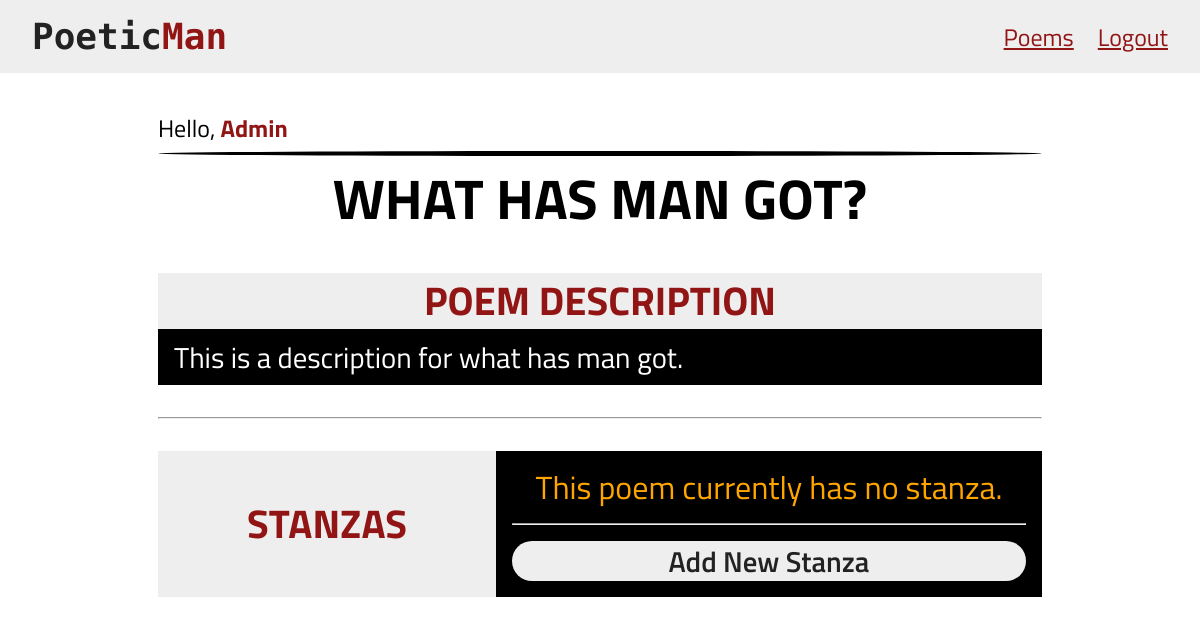
Page /poems/1 (signed in) on the committed database.
### app/models.py (models this page shows, shortened)
class User(UserMixin, db.Model):
    __tablename__ = 'users'
    id = db.Column(db.Integer, primary_key=True)
    username = db.Column(db.String(100), unique=True)
    password = db.Column(db.String(128), unique=True)
    password_hash = db.Column(db.String(255))
    birth_date = db.Column(db.Date)
    is_admin = db.Column(db.Boolean, default=False)
    @property
    def password(self):
        """Restrict read access on plain text password."""
        raise AttributeError('Password is not a readable attribute.')
    @password.setter
    def password(self, password):
        self.password_hash = generate_password_hash(password)
    admin = db.relationship('Admin', backref='users', uselist=False)
    comments = db.relationship('Comment', backref='users', lazy='dynamic')

class Poem(db.Model):
    __tablename__ = 'poems'
    id = db.Column(db.Integer, primary_key=True)
    author_id = db.Column(db.Integer, db.ForeignKey('admins.id'))
    title = db.Column(db.String(255), nullable=False, unique=True)
    description = db.Column(db.Text, unique=True)
    category_id = db.Column(db.Integer, db.ForeignKey('categories.id'))
    rating = db.Column(db.Float, default=0.0)
    premium = db.Column(db.Boolean, default=False)
    crafted_on = db.Column(db.DateTime(timezone=True),
                           server_default=func.now())
    stanzas = db.relationship('Stanza', backref='poems', lazy='dynamic')
    comments = db.relationship('Comment', backref='poems', lazy='dynamic')

### app/views.py (the view)
@app.route('/poems/<int:poem_id>', methods=['GET', 'POST'])
@login_required
def show_poem(poem_id):
    poem = Poem.query.get(poem_id)
    if not current_user.is_admin and poem.premium:
        flash('This poem is only available to premium users.')
        return redirect(url_for('show_poems'))
    return render_template('poems/poem.html', poem=poem)

### app/models.py (called while the page is built)
@login_manager.user_loader
def load_user(user_id):
    return User.query.get(int(user_id))

### app/templates/poems/poem.html (shortened to what this page needs)
{% extends "base.html" %} {% block title %} {{poem.title}} {% endblock title %}
{% block main_content %}
<h1 class="main-content__title">{{poem.title|upper}}</h1>
<div class="poem-desc">
  <h3 class="poem-desc__heading">Poem Description</h3>
  <p class="poem-desc__content">{{poem.description|capitalize}}</p>
</div>
<hr />
<div class="poem-stanzas">
  <h3 class="poem-stanzas__heading">Stanzas</h3>
  <div class="poem-stanzas__container">
    {% if poem.stanzas.all()|length == 0 %}
    <p class="no-stanza-text">This poem currently has no stanza.</p>
    {% endif %} {% if current_user.is_admin %}
    <hr width="100%" />
    <a href="/poems/{{poem.id}}/add_stanza" class="add-stanza"
      >Add New Stanza</a
    >
    {% endif %}
  </div>
</div>
{% endblock main_content %}

### app/templates/base.html (shortened to what this page needs)
<!DOCTYPE html>
<html lang="en">
  <head>
    <link
      rel="stylesheet"
      href="{{ url_for('static', filename='css/main.css') }}"
      type="text/css"
    />
  </head>
  <body>
    <header class="app-header">
      <h3 class="app-logo">Poetic<span class="redden">Man</span></h3>
      <nav class="app-navbar">
        <a
          href="/{{ 'poems' if current_user.is_authenticated else '' }}"
          class="app-nav__item"
        >
          {{ 'Poems' if current_user.is_authenticated else 'Home' }}
        </a>
        <a href="/{{ 'logout' if current_user.is_authenticated else 'login' }}">
          {{ 'Logout' if current_user.is_authenticated else 'Login' }}
        </a>
      </nav>
    </header>
    <main class="app-main__content">
      <p class="welcome-text">
        Hello, {% if current_user.is_authenticated %}
        <span class="redden">{{current_user.username|capitalize}}</span>
        {% else %}
        <span class="redden">Stranger</span>
        {% endif %}
      </p>
      <hr class="black-liner" />
      {% block main_content %} {% endblock main_content %}
    </main>
  </body>
</html>

### app/static/css/main.css (style rules this page uses)
* { box-sizing: border-box; margin: 0; padding: 0; }
body { font-family: "Titillium Web", sans-serif; color: #000; position: relative; min-height: 100vh; }
.app-header { display: flex; justify-content: space-between; align-items: center; padding: 1rem 2rem; gap: 2.5rem; flex-wrap: wrap; background-color: #eee; position: sticky; top: 0; z-index: 2; }
.app-logo { color: #222; font-family: "Monoton", cursive; font-size: calc(1.5rem + 1.5vmin); font-weight: 700; flex-grow: 1; }
.redden { color: rgb(145, 21, 21); font-weight: bolder; }
.app-navbar { font-size: 1.5rem; display: flex; gap: 1.5rem; align-items: center; margin: auto; }
.app-navbar a { color: rgb(145, 21, 21); transition: all 200ms ease-in-out; }
.app-main__content { margin: auto; max-width: 900px; padding: 2rem 0.5rem; }
.app-main__content .welcome-text { font-size: 1.5rem; padding: 0.3rem 0; }
.black-liner { width: 100%; height: 5px; background-color: black; border: none; border-radius: 50%; }
.app-main__content .main-content__title { text-align: center; font-size: calc(3rem + 1vmin); }
.app-main__content > .poem-desc, .app-main__content > .poem-stanzas { font-size: calc(1.5rem + .6vmin); line-height: 2.5rem; display: flex; margin: 2rem 0; flex-wrap: wrap; }
.app-main__content > .poem-desc .poem-desc__heading, .app-main__content > .poem-stanzas .poem-stanzas__heading { display: flex; justify-content: center; align-items: center; flex-grow: 1; text-transform: uppercase; color: #911515; padding: .5rem 1rem; font-size: calc(2rem + 1vmin); background-color: #eee; }
.app-main__content > .poem-desc .poem-desc__content, .app-main__content > .poem-stanzas .poem-stanzas__container { width: 60%; flex-grow: 1; background-color: #000; color: #fff; padding: .5rem 1rem; }
.poem-stanzas > .poem-stanzas__container { display: flex; flex-direction: column; gap: 1rem; padding: 1rem !important; flex-basis: 400px; justify-content: center; align-items: flex-start; }
.poem-stanzas__container > .no-stanza-text { color: orange; margin: auto; font-family: "Titillium Web", sans-serif; font-size: 2rem; text-align: center; }
.poem-stanzas__container > .add-stanza { text-decoration: none; color: #222; background-color: #eee; width: 100%; text-align: center; border-radius: 20px; font-weight: 600; }

### rows in the picture
User: username "Admin"
Poem: title "WHAT HAS MAN GOT?", description "This is a description for what has man got."

### other values in the picture
{{ 'Poems' if current_user.is_authenticated else 'Home' }} "Poems"
{{ 'Logout' if current_user.is_authenticated else 'Login' }} "Logout"
